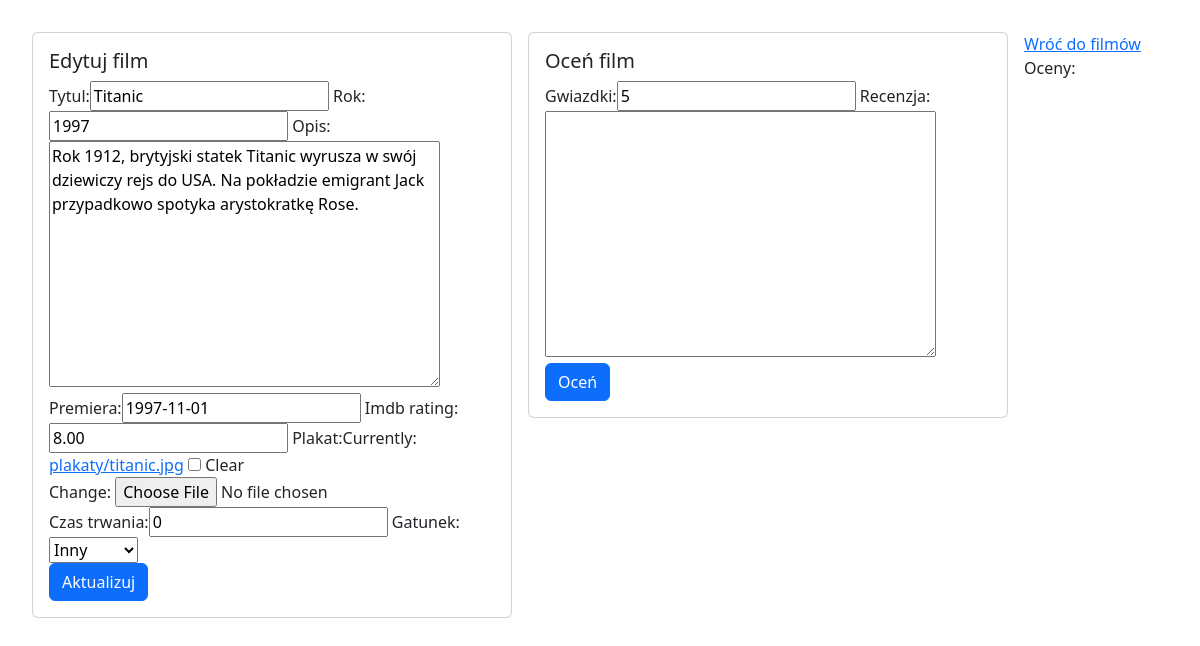
The page /filmy/edytuj/3 (signed in) on the database its author committed.
### filmyweb/models.py (models this page shows, shortened)
class Film(models.Model):
    tytul = models.CharField(max_length=64, blank=False, unique=True)
    rok = models.PositiveSmallIntegerField(default=2000)
    opis = models.TextField(default="")
    premiera = models.DateField(null=True, blank=True)
    imdb_rating = models.DecimalField(
        max_digits=4, decimal_places=2, null=True, blank=True)
    plakat = models.ImageField(upload_to="plakaty", null=True, blank=True)
    dodatkowe = models.OneToOneField(
        DodatkoweInfo, on_delete=models.CASCADE, null=True, blank=True)

class DodatkoweInfo(models.Model):  # one to one
    GATUNEK = {
        (0, "Inny"),
        (1, "Horror"),
        (2, "Komedia"),
        (3, "Sci-fi"),
        (4, "Dramat"),
    }
    czas_trwania = models.PositiveSmallIntegerField(default=0)
    gatunek = models.PositiveSmallIntegerField(default=0, choices=GATUNEK)

### filmyweb/views.py (the view)
# urls.py: path("edytuj/<int:id>", edytuj_film, name="edytuj_film_ahref"),
@login_required
def edytuj_film(request, id):
    film = get_object_or_404(Film, pk=id)
    oceny = Ocena.objects.filter(film=film)
    try:
        dodatkowe = DodatkoweInfo.objects.get(film=id)
    except:
        dodatkowe = None
    form_film = FilmForm(request.POST or None,
                         request.FILES or None, instance=film)
    form_dodatkowe = DodatkoweInfoForm(
        request.POST or None, instance=dodatkowe)
    form_ocena = OcenaForm(
        request.POST or None)
    if request.method == "POST":
        if "gwiazdki" in request.POST:
            ocena = form_ocena.save(commit=False)
            ocena.film = film
            ocena.save()
    if all((form_film.is_valid(), form_dodatkowe.is_valid())):
        film = form_film.save(commit=False)
        dodatkowe = form_dodatkowe.save()
        film.dodatkowe = dodatkowe
        film.save()
        return redirect(wszystkie_filmy)
    return render(request, "film_form.html", {"form": form_film,
                                              "form_dodatkowe": form_dodatkowe,
                                              "oceny": oceny, "form_ocena":
                                              form_ocena, "nowy": False})

### filmyweb/forms.py
class FilmForm(ModelForm):
    class Meta:
        model = Film
        fields = ["tytul", "rok", "opis", "premiera", "imdb_rating", "plakat"]

class DodatkoweInfoForm(ModelForm):
    class Meta:
        model = DodatkoweInfo
        fields = ["czas_trwania", "gatunek"]

### templates/film_form.html (shortened to what this page needs)
{% extends 'glowny.html' %}
{% load bootstrap %}
{% block strona %}
<div class="card" style="width: 30rem; float: left; margin-right: 1rem;">
    <div class="card-body">
        {% if nowy %}
        <h5 class="card-title">Dodaj film</h5>
        {% else %}
        <h5 class="card-title">Edytuj film</h5>
        {% endif %}
        <form method="post" enctype="multipart/form-data">
            {{ form|bootstrap }}
            {{ form_dodatkowe|bootstrap }}
            <br>
            {% if nowy %}
            <button type="submit" class="btn btn-primary">Zapis</button>
            {% else %}
            <button type="submit" class="btn btn-primary">Aktualizuj</button>
            {% endif %}
        </form>
    </div>
</div>
<div class="card" style="width: 30rem; float: left; margin-right: 1rem;">
    <div class="card-body">
        <h5 class="card-title">Oceń film</h5>
        <form method="post" enctype="multipart/form-data">
            {{ form_ocena|bootstrap }}
            <br>
            <button type="submit" class="btn btn-primary">Oceń</button>
        </form>
    </div>
</div>
<a href="{% url 'wszystkie_ahref' %}">Wróć do filmów</a>
<br>
Oceny:
{% endblock %}

### moje_static/moj.css (style rules this page uses)
body { padding: 2rem; }

### rows shown on the page
Film: tytul "Titanic", rok "1997", opis "Rok 1912, brytyjski statek Titanic wyrusza w swój dziewiczy rejs do USA. Na pokładzie emigrant Jack przypadkowo spotyka arystokratkę Rose.", premiera "1997-11-01", imdb_rating "8.00"
DodatkoweInfo: czas_trwania "0", gatunek "Inny"
